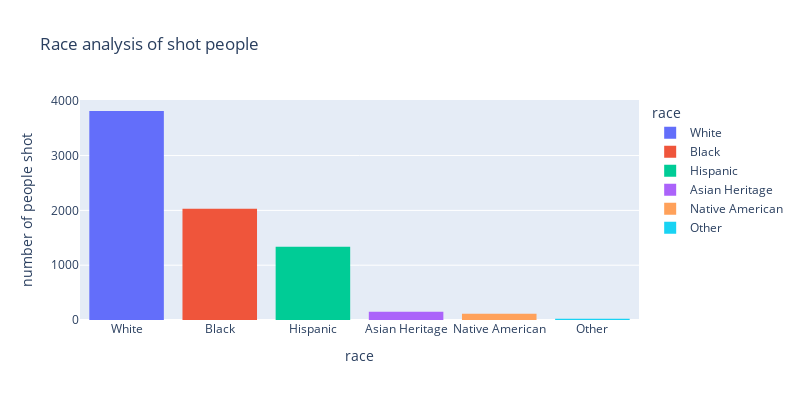

Here is the notebook cell this chart was saved with:
### Code cell
df = df[df["race"] != "B;H"]

category_order = df['race'].value_counts().index
df['race'] = pd.Categorical(df['race'], categories=category_order, ordered=True)
df = df.sort_values('race')

df['race'] = df['race'].replace({'W': 'White', 'B': 'Black', 'H': 'Hispanic', 'N':'Native American', 'A':'Asian Heritage', 'O':'Other'})
race_percentage = df['race'].value_counts(normalize=True) * 100

raceAndArms = px.histogram(df, x="race", barmode="relative", color="race", title="Race analysis of shot people")

raceAndArms.update_layout(
    yaxis_title="number of people shot",
    width=800,
    height=400
)

raceAndArms.show()

### Figure 1 — Plotly figure (JSON) as saved in the notebook; plotly's stock layout.template omitted (floating-point values rounded to 4 significant figures; data arrays with more than 128 entries replaced by an {"elided": "..."} marker saying what was removed)
{"data": [{"alignmentgroup": "True", "bingroup": "x", "hovertemplate": "race=%{x}<br>count=%{y}<extra></extra>", "legendgroup": "White", "marker": {"color": "#636efa", "pattern": {"shape": ""}}, "name": "White", "offsetgroup": "White", "orientation": "v", "showlegend": true, "type": "histogram", "x": {"elided": "3813 str values"}, "xaxis": "x", "yaxis": "y"}, {"alignmentgroup": "True", "bingroup": "x", "hovertemplate": "race=%{x}<br>count=%{y}<extra></extra>", "legendgroup": "Black", "marker": {"color": "#EF553B", "pattern": {"shape": ""}}, "name": "Black", "offsetgroup": "Black", "orientation": "v", "showlegend": true, "type": "histogram", "x": {"elided": "2028 str values"}, "xaxis": "x", "yaxis": "y"}, {"alignmentgroup": "True", "bingroup": "x", "hovertemplate": "race=%{x}<br>count=%{y}<extra></extra>", "legendgroup": "Hispanic", "marker": {"color": "#00cc96", "pattern": {"shape": ""}}, "name": "Hispanic", "offsetgroup": "Hispanic", "orientation": "v", "showlegend": true, "type": "histogram", "x": {"elided": "1337 str values"}, "xaxis": "x", "yaxis": "y"}, {"alignmentgroup": "True", "bingroup": "x", "hovertemplate": "race=%{x}<br>count=%{y}<extra></extra>", "legendgroup": "Asian Heritage", "marker": {"color": "#ab63fa", "pattern": {"shape": ""}}, "name": "Asian Heritage", "offsetgroup": "Asian Heritage", "orientation": "v", "showlegend": true, "type": "histogram", "x": {"elided": "149 str values"}, "xaxis": "x", "yaxis": "y"}, {"alignmentgroup": "True", "bingroup": "x", "hovertemplate": "race=%{x}<br>count=%{y}<extra></extra>", "legendgroup": "Native American", "marker": {"color": "#FFA15A", "pattern": {"shape": ""}}, "name": "Native American", "offsetgroup": "Native American", "orientation": "v", "showlegend": true, "type": "histogram", "x": ["Native American", "Native American", "Native American", "Native American", "Native American", "Native American", "Native American", "Native American", "Native American", "Native American", "Native American", "Native American", "Native American", "Native American", "Native American", "Native American", "Native American", "Native American", "Native American", "Native American", "Native American", "Native American", "Native American", "Native American", "Native American", "Native American", "Native American", "Native American", "Native American", "Native American", "Native American", "Native American", "Native American", "Native American", "Native American", "Native American", "Native American", "Native American", "Native American", "Native American", "Native American", "Native American", "Native American", "Native American", "Native American", "Native American", "Native American", "Native American", "Native American", "Native American", "Native American", "Native American", "Native American", "Native American", "Native American", "Native American", "Native American", "Native American", "Native American", "Native American", "Native American", "Native American", "Native American", "Native American", "Native American", "Native American", "Native American", "Native American", "Native American", "Native American", "Native American", "Native American", "Native American", "Native American", "Native American", "Native American", "Native American", "Native American", "Native American", "Native American", "Native American", "Native American", "Native American", "Native American", "Native American", "Native American", "Native American", "Native American", "Native American", "Native American", "Native American", "Native American", "Native American", "Native American", "Native American", "Native American", "Native American", "Native American", "Native American", "Native American", "Native American", "Native American", "Native American", "Native American", "Native American", "Native American", "Native American", "Native American", "Native American", "Native American", "Native American", "Native American", "Native American", "Native American", "Native American", "Native American"], "xaxis": "x", "yaxis": "y"}, {"alignmentgroup": "True", "bingroup": "x", "hovertemplate": "race=%{x}<br>count=%{y}<extra></extra>", "legendgroup": "Other", "marker": {"color": "#19d3f3", "pattern": {"shape": ""}}, "name": "Other", "offsetgroup": "Other", "orientation": "v", "showlegend": true, "type": "histogram", "x": ["Other", "Other", "Other", "Other", "Other", "Other", "Other", "Other", "Other", "Other", "Other", "Other", "Other", "Other", "Other", "Other", "Other", "Other", "Other", "Other", "Other", "Other"], "xaxis": "x", "yaxis": "y"}], "layout": {"barmode": "relative", "height": 400, "legend": {"title": {"text": "race"}, "tracegroupgap": 0}, "title": {"text": "Race analysis of shot people"}, "width": 800, "xaxis": {"anchor": "y", "categoryarray": ["White", "Black", "Hispanic", "Asian Heritage", "Native American", "Other", null], "categoryorder": "array", "domain": [0, 1], "title": {"text": "race"}}, "yaxis": {"anchor": "x", "domain": [0, 1], "title": {"text": "number of people shot"}}}}
